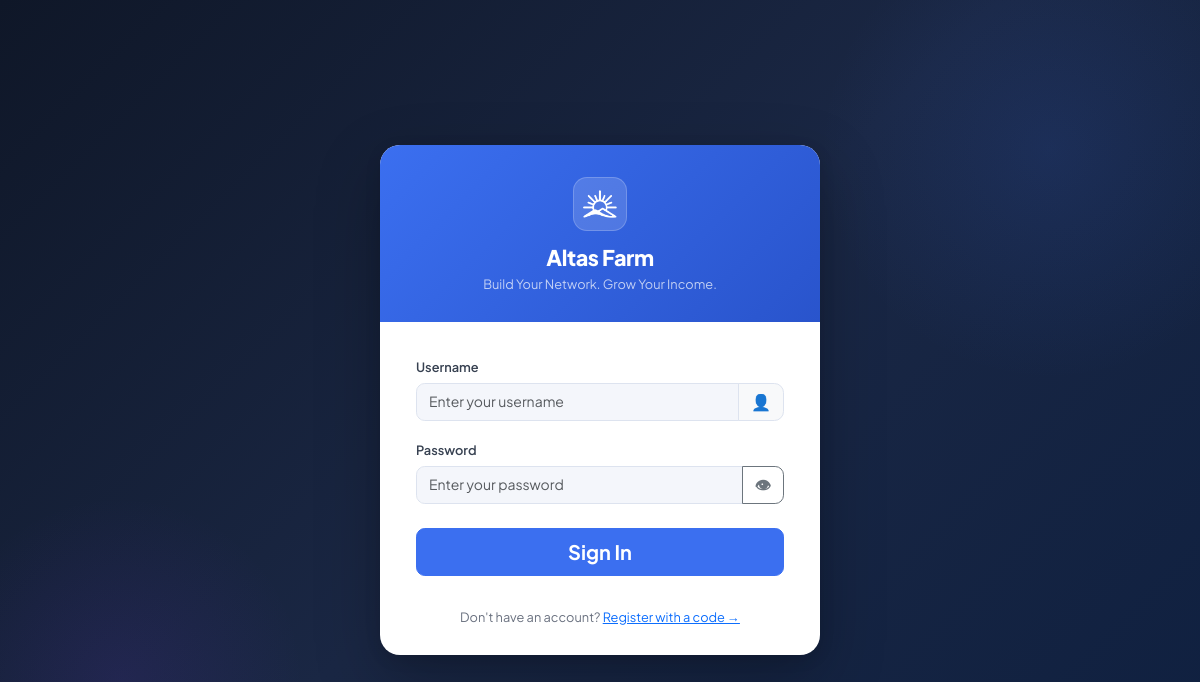
Before: / with the older database file.
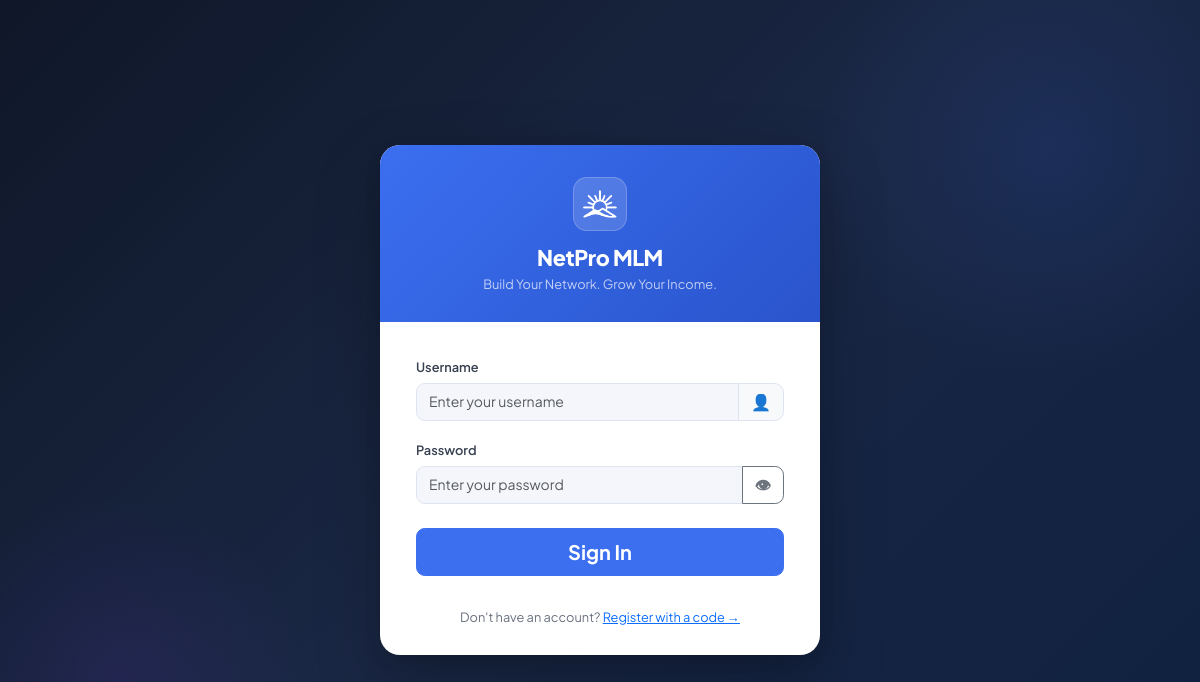
After: the same page with the newer database file.
### tables this page shows
CREATE TABLE settings (
  key_name   VARCHAR(80) NOT NULL PRIMARY KEY,
  value      TEXT        NOT NULL,
  updated_at TIMESTAMP DEFAULT CURRENT_TIMESTAMP ON UPDATE CURRENT_TIMESTAMP
);

### controllers/AuthController.php (called while the page is built, shortened)
<?php
class AuthController
{
    public function showLogin(): void
    {
        require 'views/auth/login.php';
    }
}

### index.php (called while the page is built, shortened)
<?php
require_once 'config/db.php';
require_once 'core/helpers.php';
require_once 'core/Auth.php';
if (setting('maintenance_mode') === '1' && !Auth::isAdmin()) {
    $name = setting('site_name', APP_NAME);
    http_response_code(503);
    die("<!doctype html><html><head><meta charset='UTF-8'><title>Maintenance — {$name}</title>
    <style>body{font-family:system-ui;display:flex;align-items:center;justify-content:center;min-height:100vh;margin:0;background:#f4f6fb;}
    .box{text-align:center;padding:40px;max-width:400px;}h1{font-size:24px;}p{color:#6b7a99;}</style>
    </head><body><div class='box'><div style='font-size:50px;margin-bottom:16px;'>🔧</div>
    <h1>{$name}</h1><p>We're performing scheduled maintenance. We'll be back shortly.</p></div></body></html>");
}
$page = $_GET['page'] ?? 'login';
$route = $routes[$page] ?? null;
[$ctrlClass, $method, $role] = $route;
(new $ctrlClass())->$method();

### config/db.php (called while the page is built, shortened)
<?php
function db(): PDO
{
    static $pdo = null;
    if ($pdo === null) {
        $dsn = sprintf(
            'mysql:host=%s;port=%s;dbname=%s;charset=utf8mb4',
            DB_HOST,
            DB_PORT,
            DB_NAME
        );
        try {
            $pdo = new PDO($dsn, DB_USER, DB_PASS, [
                PDO::ATTR_ERRMODE            => PDO::ERRMODE_EXCEPTION,
                PDO::ATTR_DEFAULT_FETCH_MODE => PDO::FETCH_ASSOC,
                PDO::ATTR_EMULATE_PREPARES   => false,
                PDO::MYSQL_ATTR_FOUND_ROWS   => true,
            ]);
        } catch (PDOException $e) {
            if (APP_ENV === 'development') {
                die('<pre>Database connection failed: ' . $e->getMessage() . '</pre>');
            }
            die('Service temporarily unavailable. Please try again later.');
        }
    }
    return $pdo;
}

### core/helpers.php (called while the page is built, shortened)
<?php
function e(mixed $val): string
{
    return htmlspecialchars((string) $val, ENT_QUOTES | ENT_SUBSTITUTE, 'UTF-8');
}
function setting(string $key, string $default = ''): string
{
    static $cache = [];
    if (!array_key_exists($key, $cache)) {
        $st = db()->prepare('SELECT value FROM settings WHERE key_name = ?');
        $st->execute([$key]);
        $value = $st->fetchColumn();
        $cache[$key] = ($value === false ? null : $value) ?? $default;
    }
    return $cache[$key];
}

### views/auth/login.php (the view, shortened to what this page needs)
<?php $pageTitle = 'Login — ' . setting('site_name', APP_NAME); ?>
<!DOCTYPE html>
<html lang="en">
<head>
  <link href="https://cdn.jsdelivr.net/npm/bootstrap@5.3.3/dist/css/bootstrap.min.css" rel="stylesheet">
  <link rel="stylesheet" href="<?= APP_URL ?>/assets/css/main.css">
  <link rel="stylesheet" href="<?= APP_URL ?>/assets/css/auth.css">
</head>
<body>
<div class="auth-page">
  <div class="auth-card">
    <div class="auth-header">
      <div class="auth-logo"><img src="<?= APP_URL ?>/assets/img/logo.png" alt="Logo"></div>
      <h1><?= e(setting('site_name', APP_NAME)) ?></h1>
      <p><?= e(setting('site_tagline', 'Build Your Network. Grow Your Income.')) ?></p>
    </div>
    <div class="auth-body">
      <form method="POST" action="<?= APP_URL ?>/?page=do_login" id="loginForm">
        <div class="mb-3">
          <label class="form-label" for="username">Username</label>
          <div class="input-group">
            <input type="text" id="username" name="username" class="form-control"
              placeholder="Enter your username"
              value="<?= e($_POST['username'] ?? '') ?>"
              autocomplete="username" autofocus required>
            <span class="input-group-text">👤</span>
          </div>
        </div>
        <div class="mb-4">
          <label class="form-label" for="password">Password</label>
          <div class="input-group">
            <input type="password" id="password" name="password" class="form-control"
              placeholder="Enter your password" autocomplete="current-password" required>
            <button type="button" class="btn btn-outline-secondary" id="togglePw">👁</button>
          </div>
        </div>
        <button type="submit" class="btn btn-primary w-100 btn-lg fw-bold" id="loginBtn">
          Sign In
        </button>
      </form>
    </div>
    <div class="auth-footer">
      Don't have an account? <a href="<?= APP_URL ?>/?page=register">Register with a code →</a>
    </div>
  </div>
</div>
</body>
</html>

Changed rows visible on the page:
changed settings: value "Altas Farm" → "NetPro MLM"
